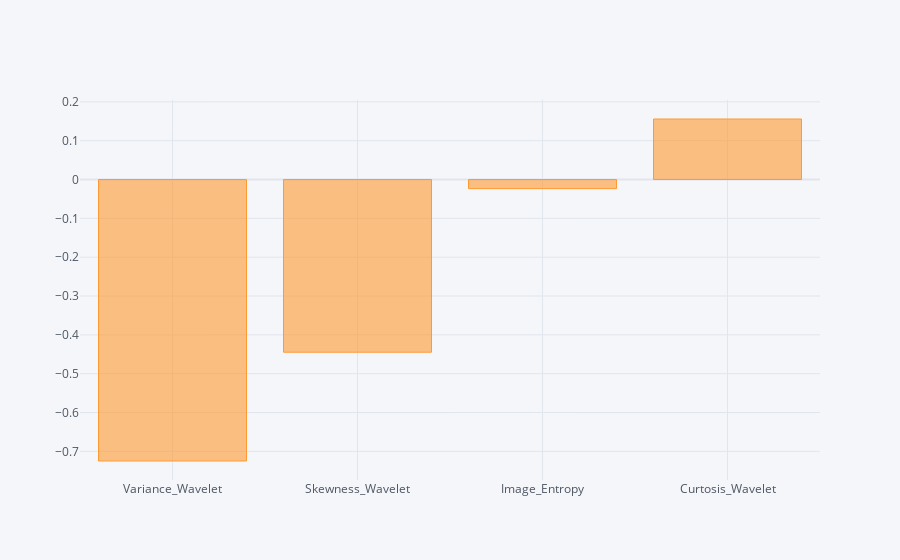

The notebook cell saved with this chart:
### Code cell
df.corr()['Class'][:-1].sort_values().iplot(kind='bar')

### Figure 1 — Plotly figure (JSON) as saved in the notebook; plotly's stock layout.template omitted (floating-point values rounded to 4 significant figures)
{"data": [{"marker": {"color": "rgba(255, 153, 51, 0.6)", "line": {"color": "rgba(255, 153, 51, 1.0)", "width": 1}}, "name": "Class", "orientation": "v", "text": "", "type": "bar", "x": ["Variance_Wavelet", "Skewness_Wavelet", "Image_Entropy", "Curtosis_Wavelet"], "y": [-0.7248, -0.4447, -0.02342, 0.1559]}], "layout": {"legend": {"bgcolor": "#F5F6F9", "font": {"color": "#4D5663"}}, "paper_bgcolor": "#F5F6F9", "plot_bgcolor": "#F5F6F9", "title": {"font": {"color": "#4D5663"}}, "xaxis": {"gridcolor": "#E1E5ED", "showgrid": true, "tickfont": {"color": "#4D5663"}, "title": {"font": {"color": "#4D5663"}, "text": ""}, "zerolinecolor": "#E1E5ED"}, "yaxis": {"gridcolor": "#E1E5ED", "showgrid": true, "tickfont": {"color": "#4D5663"}, "title": {"font": {"color": "#4D5663"}, "text": ""}, "zerolinecolor": "#E1E5ED"}}}
